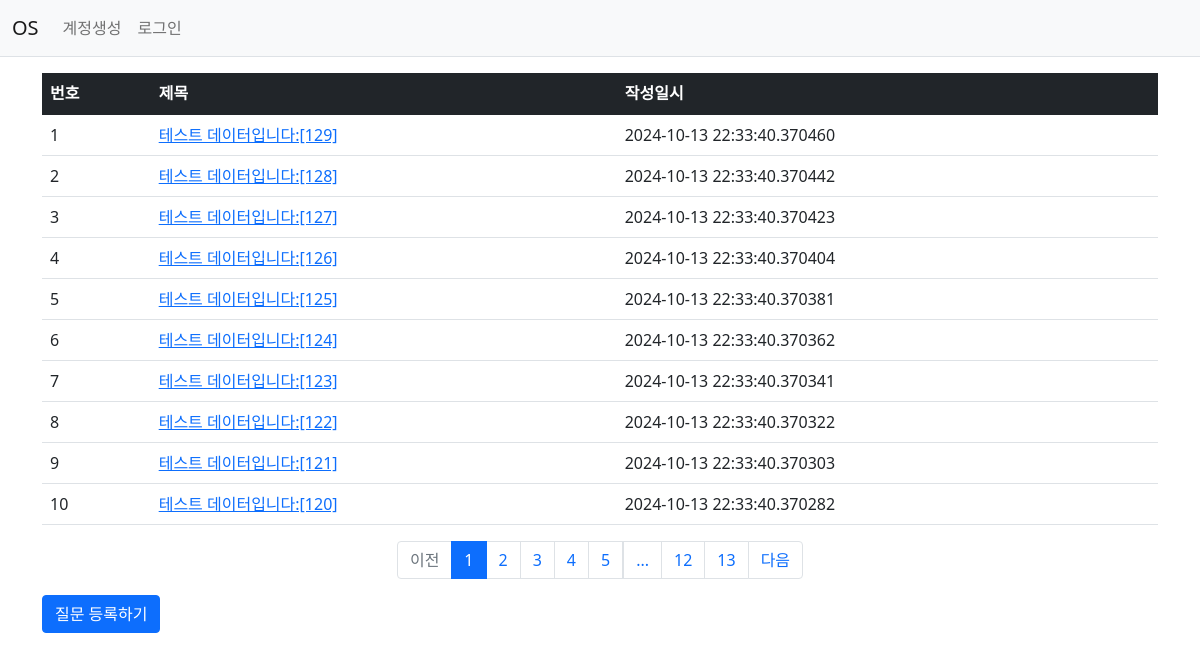
Page /question/list/ on the committed database.
### pybo/models.py (models this page shows)
class Question(db.Model):
    id = db.Column(db.Integer, primary_key=True)
    subject = db.Column(db.String(200), nullable=False)
    content = db.Column(db.Text(), nullable=False)
    create_date = db.Column(db.DateTime(), nullable=False)

### pybo/views/question_views.py (the view)
@bp.route('/list/')
def _list():
    page = request.args.get('page', type=int, default=1)  # 페이지
    question_list = Question.query.order_by(Question.create_date.desc())
    question_list = question_list.paginate(page=page, per_page=10)
    return render_template('question/question_list.html', question_list=question_list)

### pybo/templates/question/question_list.html
{% extends 'base.html' %}
{% block content %}
<div class="container my-3">
    <table class="table">
        <thead>
        <tr class="table-dark">
            <th>번호</th>
            <th>제목</th>
            <th>작성일시</th>
        </tr>
        </thead>
        <tbody>
        {% if question_list %}
        {% for question in question_list.items %}
        <tr>
            <td>{{ loop.index }}</td>
            <td>
                <a href="{{ url_for('question.detail', question_id=question.id) }}">{{ question.subject }}</a>
            </td>
            <td>{{ question.create_date }}</td>
        </tr>
        {% endfor %}
        {% else %}
        <tr>
            <td colspan="3">질문이 없습니다.</td>
        </tr>
        {% endif %}
        </tbody>
    </table>
    <ul class="pagination justify-content-center">
        {% if question_list.has_prev %}
        <li class="page-item">
            <a class="page-link" href="?page={{ question_list.prev_num }}">이전</a>
        </li>
        {% else %}
        <li class="page-item disabled">
            <a class="page-link" tabindex="-1" aria-disabled="true" href="javascript:void(0)">이전</a>
        </li>
        {% endif %}
        {% for page_num in question_list.iter_pages() %}
        {% if page_num %}
        {% if page_num != question_list.page %}
        <li class="page-item">
            <a class="page-link" href="?page={{ page_num }}">{{ page_num }}</a>
        </li>
        {% else %}
        <li class="page-item active" aria-current="page">
            <a class="page-link" href="javascript:void(0)">{{ page_num }}</a>
        </li>
        {% endif %}
        {% else %}
        <li class="disabled">
            <a class="page-link" href="javascript:void(0)">...</a>
        </li>
        {% endif %}
        {% endfor %}
        {% if question_list.has_next %}
        <li class="page-item">
            <a class="page-link" href="?page={{ question_list.next_num }}">다음</a>
        </li>
        {% else %}
        <li class="page-item disabled">
            <a class="page-link" tabindex="-1" aria-disabled="true" href="javascript:void(0)">다음</a>
        </li>
        {% endif %}
    </ul>
    <a href="{{ url_for('question.create') }}" class="btn btn-primary">질문 등록하기</a>
</div>
{% endblock %}

### pybo/templates/base.html (shortened to what this page needs)
<!doctype html>
<html lang="ko">
<head>
    <link rel="stylesheet" href="{{ url_for('static', filename='bootstrap.min.css') }}">
    <link rel="stylesheet" href="{{ url_for('static', filename='style.css') }}">
</head>
<body>
{% include "navbar.html" %}
{% block content %}
{% endblock %}
</body>
</html>

### pybo/templates/navbar.html (shortened to what this page needs)
<nav class="navbar navbar-expand-lg navbar-light bg-light border-bottom">
    <div class="container-fluid">
        <a class="navbar-brand" href="{{ url_for('main.index') }}">OS</a>
        <div class="collapse navbar-collapse" id="navbarSupportedContent">
            <ul class="navbar-nav me-auto mb-2 mb-lg-0">
                <li class="nav-item">
                    <a class="nav-link" href="#">계정생성</a>
                </li>
                <li class="nav-item">
                    <a class="nav-link" href="#">로그인</a>
                </li>
            </ul>
        </div>
    </div>
</nav>

### rows in the picture
Question: subject "테스트 데이터입니다:[129]", create_date "2024-10-13 22:33:40.370460"
Question: subject "테스트 데이터입니다:[128]", create_date "2024-10-13 22:33:40.370442"
Question: subject "테스트 데이터입니다:[127]", create_date "2024-10-13 22:33:40.370423"
Question: subject "테스트 데이터입니다:[126]", create_date "2024-10-13 22:33:40.370404"
Question: subject "테스트 데이터입니다:[125]", create_date "2024-10-13 22:33:40.370381"
Question: subject "테스트 데이터입니다:[124]", create_date "2024-10-13 22:33:40.370362"
Question: subject "테스트 데이터입니다:[123]", create_date "2024-10-13 22:33:40.370341"
Question: subject "테스트 데이터입니다:[122]", create_date "2024-10-13 22:33:40.370322"
Question: subject "테스트 데이터입니다:[121]", create_date "2024-10-13 22:33:40.370303"
Question: subject "테스트 데이터입니다:[120]", create_date "2024-10-13 22:33:40.370282"

### other values in the picture
{{ page_num }} "1"
{{ page_num }} "2" "3" "4" "5" "12" "13"
